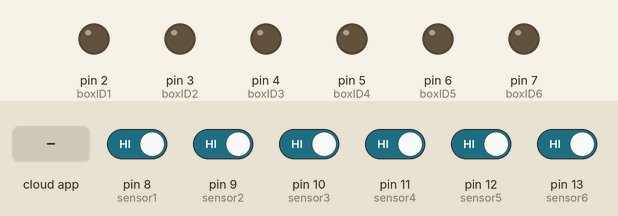
Recording of a sketch running on a simulated Arduino Uno, built with avr-gcc and run on an emulated ATmega328P. Parts: output pins drawn as LEDs (lit = HIGH). Dashed ring = blinking. The test bench sets the inputs (shaded band); at power-on: pin 8 (sensor1), pin 9 (sensor2), pin 10 (sensor3), pin 11 (sensor4), pin 12 (sensor5), pin 13 (sensor6) HIGH. The ROS host is connected and sends only what is stated.

Above: at 1.2 s.
1.3 s: the phone or cloud app sets boxID_activation to 0
At 2.1 s:
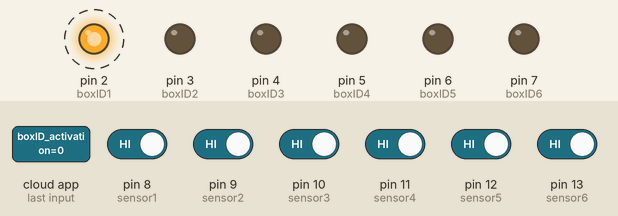
Timing chart, 0 to 5.8 s (numbered marks = the images above; inputs shaded):
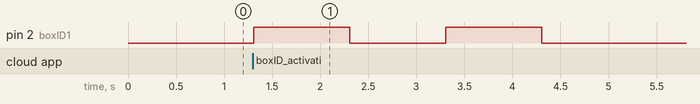

Measured:
- after the input at 1.3 s, pin 2 (boxID1): alternates HIGH for 1.0 s and LOW for 1.0 s, 4 changes in all, then stays LOW, starting at once

The sketch:

ROS_node_for_self_collect_machine_rev1.ino
```cpp
/*
################################################
## {Description}: Code (Bar/QR) Recognition
## using USB type camera
################################################
## Author: Khairul Izwan Bin Kamsani
## Version: {1}.{0}.{0}
## Email: {wansnap@gmail.com}
################################################
 */

#include <ros.h>
#include <std_msgs/Int32.h>

// sensor pin numbering
#define sensor1 8
#define sensor2 9
#define sensor3 10
#define sensor4 11
#define sensor5 12
#define sensor6 13

// lock@relay pin numbering
#define boxID1 2
#define boxID2 3
#define boxID3 4
#define boxID4 5
#define boxID5 6
#define boxID6 7

// lock@relay switch pin numbering
//#define boxID1switch A0
//#define boxID2switch A1
//#define boxID3switch A2
//#define boxID4switch A3
//#define boxID5switch A4
//#define boxID6switch A5

int sensorState;

ros::NodeHandle nh;

//this function control boxID activation
void messageCb(const std_msgs::Int32 &msg)
{
  int boxID = msg.data;

  if(boxID == 0)
  {
    digitalWrite(boxID1, HIGH);
    delay(1000);
    digitalWrite(boxID1, LOW);
    delay(1000);
    digitalWrite(boxID1, HIGH);
    delay(1000);
    digitalWrite(boxID1, LOW);
    delay(1000);
  }

  else if(boxID == 1)
  {
    digitalWrite(boxID2, HIGH);
    delay(1000);
    digitalWrite(boxID2, LOW);
    delay(1000);
    digitalWrite(boxID2, HIGH);
    delay(1000);
    digitalWrite(boxID2, LOW);
    delay(1000);
  }

    else if(boxID == 2)
  {
    digitalWrite(boxID3, HIGH);
    delay(1000);
    digitalWrite(boxID3, LOW);
    delay(1000);
    digitalWrite(boxID3, HIGH);
    delay(1000);
    digitalWrite(boxID3, LOW);
    delay(1000);
  }

}

//this function returns the sensor state
int sensor_state(int sense)
{
  sensorState = digitalRead(sense);
  return sensorState;
}

std_msgs::Int32 sensorState_1_msg;
std_msgs::Int32 sensorState_2_msg;
std_msgs::Int32 sensorState_3_msg;
std_msgs::Int32 sensorState_4_msg;
std_msgs::Int32 sensorState_5_msg;
std_msgs::Int32 sensorState_6_msg;

ros::Publisher pub_sensor1("/sensorState_1", &sensorState_1_msg);
ros::Publisher pub_sensor2("/sensorState_2", &sensorState_2_msg);
ros::Publisher pub_sensor3("/sensorState_3", &sensorState_3_msg);
ros::Publisher pub_sensor4("/sensorState_4", &sensorState_4_msg);
ros::Publisher pub_sensor5("/sensorState_5", &sensorState_5_msg);
ros::Publisher pub_sensor6("/sensorState_6", &sensorState_6_msg);

//std_msgs::Int32 switchState_1_msg;
//std_msgs::Int32 switchState_2_msg;
//std_msgs::Int32 switchState_3_msg;
//std_msgs::Int32 switchState_4_msg;
//std_msgs::Int32 switchState_5_msg;
//std_msgs::Int32 switchState_6_msg;
//
//ros::Publisher pub_boxIDswitch1("/switchState_1", &switchState_1_msg);
//ros::Publisher pub_boxIDswitch2("/switchState_2", &switchState_2_msg);
//ros::Publisher pub_boxIDswitch3("/switchState_3", &switchState_3_msg);
//ros::Publisher pub_boxIDswitch4("/switchState_4", &switchState_4_msg);
//ros::Publisher pub_boxIDswitch5("/switchState_5", &switchState_5_msg);
//ros::Publisher pub_boxIDswitch6("/switchState_6", &switchState_6_msg);

ros::Subscriber<std_msgs::Int32> sub("/boxID_activation", messageCb);

// put your setup code here, to run once:
void setup()
{
  //configure pins as an input and enable the internal pull-up resistor
  pinMode(sensor1, INPUT_PULLUP);
  pinMode(sensor2, INPUT_PULLUP);
  pinMode(sensor3, INPUT_PULLUP);
  pinMode(sensor4, INPUT_PULLUP);
  pinMode(sensor5, INPUT_PULLUP);
  pinMode(sensor6, INPUT_PULLUP);

  pinMode(boxID1, OUTPUT);
  pinMode(boxID2, OUTPUT);
  pinMode(boxID3, OUTPUT);
  pinMode(boxID4, OUTPUT);
  pinMode(boxID5, OUTPUT);
  pinMode(boxID6, OUTPUT);

//  pinMode(boxID1switch, INPUT_PULLUP);
//  pinMode(boxID2switch, INPUT_PULLUP);
//  pinMode(boxID3switch, INPUT_PULLUP);
//  pinMode(boxID4switch, INPUT_PULLUP);
//  pinMode(boxID5switch, INPUT_PULLUP);
//  pinMode(boxID6switch, INPUT_PULLUP);

  nh.initNode();

  nh.advertise(pub_sensor1);
  nh.advertise(pub_sensor2);
  nh.advertise(pub_sensor3);
  nh.advertise(pub_sensor4);
  nh.advertise(pub_sensor5);
  nh.advertise(pub_sensor6);

//  nh.advertise(pub_boxIDswitch1);
//  nh.advertise(pub_boxIDswitch2);
//  nh.advertise(pub_boxIDswitch3);
//  nh.advertise(pub_boxIDswitch4);
//  nh.advertise(pub_boxIDswitch5);
//  nh.advertise(pub_boxIDswitch6);

  nh.subscribe(sub);
}

// put your main code here, to run repeatedly:
void loop()
{
  sensorState_1_msg.data=sensor_state(sensor1);
  pub_sensor1.publish(&sensorState_1_msg);

  sensorState_2_msg.data=sensor_state(sensor2);
  pub_sensor2.publish(&sensorState_2_msg);

  sensorState_3_msg.data=sensor_state(sensor3);
  pub_sensor3.publish(&sensorState_3_msg);

  sensorState_4_msg.data=sensor_state(sensor4);
  pub_sensor4.publish(&sensorState_4_msg);

  sensorState_5_msg.data=sensor_state(sensor5);
  pub_sensor5.publish(&sensorState_5_msg);

  sensorState_6_msg.data=sensor_state(sensor6);
  pub_sensor6.publish(&sensorState_6_msg);

//  switchState_1_msg.data=sensor_state(boxID1switch);
//  pub_boxIDswitch1.publish(&switchState_1_msg);
//
//  switchState_2_msg.data=sensor_state(boxID2switch);
//  pub_boxIDswitch2.publish(&switchState_2_msg);
//
//  switchState_3_msg.data=sensor_state(boxID3switch);
//  pub_boxIDswitch3.publish(&switchState_3_msg);
//
//  switchState_4_msg.data=sensor_state(boxID4switch);
//  pub_boxIDswitch4.publish(&switchState_4_msg);
//
//  switchState_5_msg.data=sensor_state(boxID5switch);
//  pub_boxIDswitch5.publish(&switchState_5_msg);
//
//  switchState_6_msg.data=sensor_state(boxID6switch);
//  pub_boxIDswitch6.publish(&switchState_6_msg);

  nh.spinOnce();
  delay(10);
}
```
